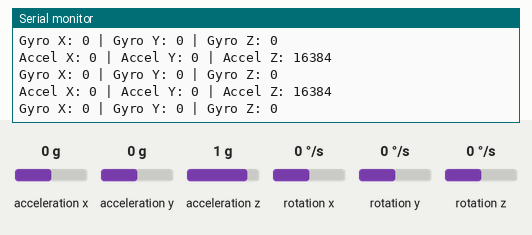
This sketch was run on a simulated Arduino Uno, built with avr-gcc and run on an emulated ATmega328P. On the bench: the last lines printed to the serial monitor. Wiring (inferred from the names in the program): MPU-6050 motion sensor at I2C address 0x68. The test bench sets the inputs (shaded band); at power-on: acceleration x 0 g, acceleration y 0 g, acceleration z 1 g, rotation x 0 °/s, rotation y 0 °/s, rotation z 0 °/s.

Above: at 1.3 s.
1.4 s: acceleration x set to -1.4 g
At 1.88 s:
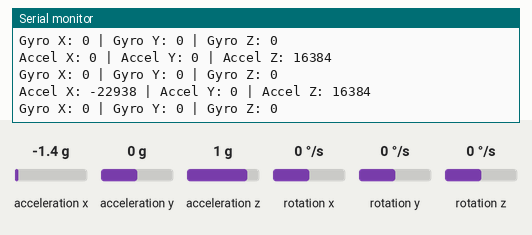
2.9 s: acceleration y set to -1.4 g
At 3.45 s:
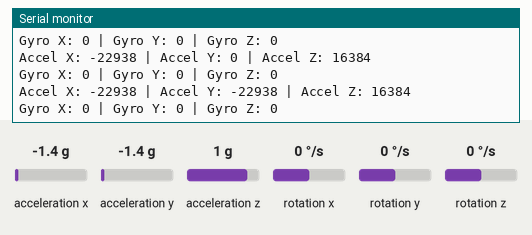
4.4 s: acceleration z set to -1.4 g
At 5.02 s:
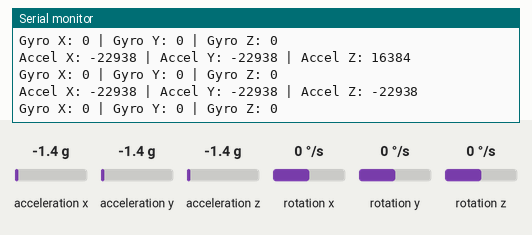
5.9 s: rotation x set to -192 °/s
At 6.6 s:
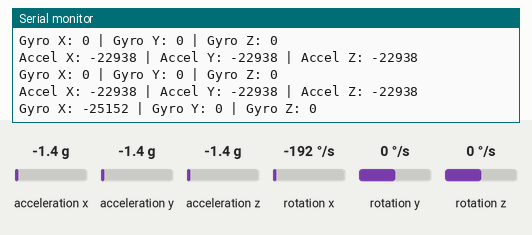
7.4 s: acceleration x set to 0 g
At 7.66 s:
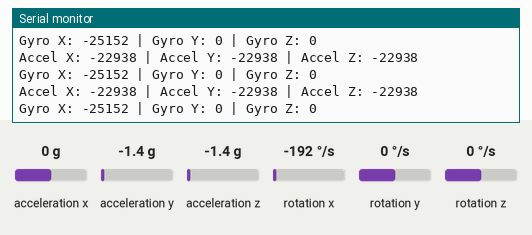
10.5 s: acceleration y set to 0 g
At 10.82 s:
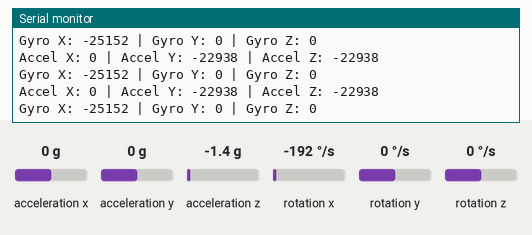

Measured:
- after the input at 1.4 s, the serial monitor: prints a new line after 0.15 s (image 1)
- after the input at 2.9 s, the serial monitor: prints a new line after 0.20 s (image 2)
- after the input at 4.4 s, the serial monitor: prints a new line after 0.28 s (image 3)
- after the input at 5.9 s, the serial monitor: prints a new line after 0.41 s (image 4)

The sketch:

i2c_communication.ino
```cpp
#include <Wire.h>

const int MPU_ADDR = 0x68;  // MPU-6050 I2C address

void setup() {
  Serial.begin(9600);
  Wire.begin();

  // Initialize MPU-6050
  Wire.beginTransmission(MPU_ADDR);
  Wire.write(0x6B);  // Power management register 0x6B
  Wire.write(0);     // Set to zero (wakes up the MPU-6050)
  Wire.endTransmission(true);
}

void loop() {
  Wire.beginTransmission(MPU_ADDR);
  Wire.write(0x3B);  // Start with register 0x3B (ACCEL_XOUT_H)
  Wire.endTransmission(false);
  Wire.requestFrom(MPU_ADDR, 14, true);  // Request a total of 14 registers

  // Read accelerometer data
  int16_t ax = (Wire.read() << 8 | Wire.read());
  int16_t ay = (Wire.read() << 8 | Wire.read());
  int16_t az = (Wire.read() << 8 | Wire.read());

  // Read temperature data
  int16_t temp = (Wire.read() << 8 | Wire.read());

  // Read gyroscope data
  int16_t gx = (Wire.read() << 8 | Wire.read());
  int16_t gy = (Wire.read() << 8 | Wire.read());
  int16_t gz = (Wire.read() << 8 | Wire.read());

  // Print accelerometer data
  Serial.print("Accel X: "); Serial.print(ax);
  Serial.print(" | Accel Y: "); Serial.print(ay);
  Serial.print(" | Accel Z: "); Serial.println(az);

  // Print gyroscope data
  Serial.print("Gyro X: "); Serial.print(gx);
  Serial.print(" | Gyro Y: "); Serial.print(gy);
  Serial.print(" | Gyro Z: "); Serial.println(gz);

  delay(500);
}
```
